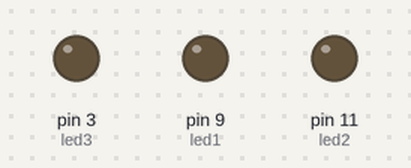
The sketch below on a simulated Arduino Uno, built with avr-gcc and run on an emulated ATmega328P. Shown: output pins drawn as LEDs (lit = HIGH).

Above: at 0.15 s.
Timing chart, 0 to 8.1 s (numbered marks = the images above):
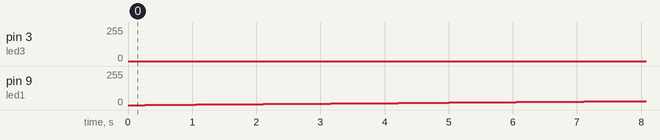

The sketch:

led.ino
```cpp
int led1=9,led2=11,led3=3;
int bright1=0,bright2=0,bright3=0;
//led1 红，led2 绿，led3 蓝

void setup() {
  // iterate over the notes of the melody:
  pinMode(led1,OUTPUT);
  pinMode(led2,OUTPUT);
  pinMode(led3,OUTPUT);
}

void loop() {
  //no need to repeat the melody.
for(int j=0;j<256;j++)
  for(int i=0;i<256;i++)
    for(int k=0;k<256;++k){
      analogWrite(led1,i);//i代表红灯的亮度
      analogWrite(led2,j);//j代表绿灯的亮度
      analogWrite(led3,k);//k代表蓝灯的亮度
      delay(1);
    }
}
```

Measured:
- by itself, pin 9 (led1): moves from 0/255 to 30/255 over 7.6 s
